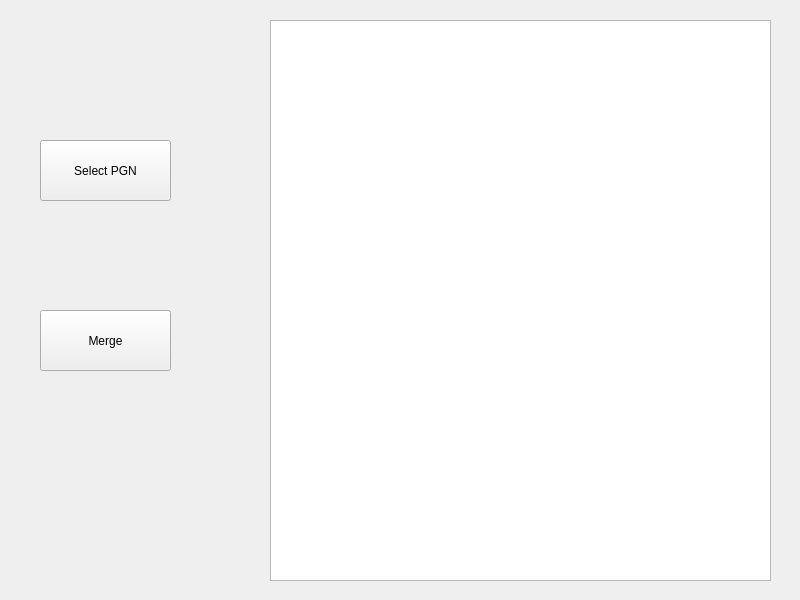
<?xml version="1.0" encoding="UTF-8"?>
<ui version="4.0">
 <class>Widget</class>
 <widget class="QWidget" name="Widget">
  <property name="geometry">
   <rect>
    <x>0</x>
    <y>0</y>
    <width>800</width>
    <height>600</height>
   </rect>
  </property>
  <property name="minimumSize">
   <size>
    <width>800</width>
    <height>600</height>
   </size>
  </property>
  <property name="maximumSize">
   <size>
    <width>800</width>
    <height>600</height>
   </size>
  </property>
  <property name="windowTitle">
   <string>PGN Merger</string>
  </property>
  <widget class="QPushButton" name="selectFilesButton">
   <property name="geometry">
    <rect>
     <x>40</x>
     <y>140</y>
     <width>131</width>
     <height>61</height>
    </rect>
   </property>
   <property name="text">
    <string>Select PGN</string>
   </property>
  </widget>
  <widget class="QPushButton" name="mergeFilesButton">
   <property name="geometry">
    <rect>
     <x>40</x>
     <y>310</y>
     <width>131</width>
     <height>61</height>
    </rect>
   </property>
   <property name="text">
    <string>Merge</string>
   </property>
  </widget>
  <widget class="QTextEdit" name="textEdit">
   <property name="geometry">
    <rect>
     <x>270</x>
     <y>20</y>
     <width>501</width>
     <height>561</height>
    </rect>
   </property>
  </widget>
 </widget>
 <resources/>
 <connections/>
</ui>
